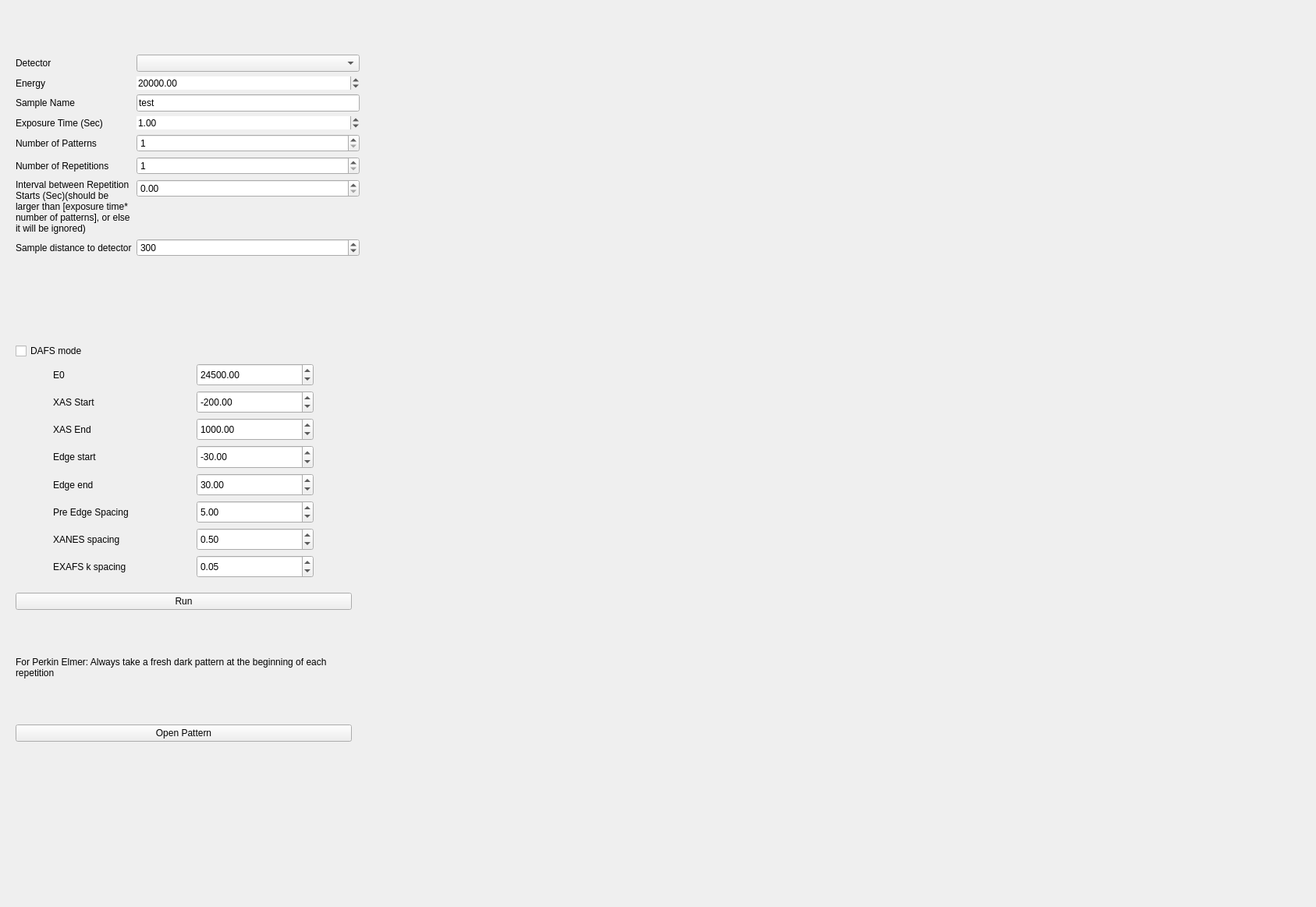
<?xml version="1.0" encoding="UTF-8"?>
<ui version="4.0">
 <class>Form</class>
 <widget class="QWidget" name="Form">
  <property name="geometry">
   <rect>
    <x>0</x>
    <y>0</y>
    <width>1687</width>
    <height>1163</height>
   </rect>
  </property>
  <property name="windowTitle">
   <string>Form</string>
  </property>
  <widget class="QWidget" name="verticalLayoutWidget">
   <property name="geometry">
    <rect>
     <x>480</x>
     <y>10</y>
     <width>1001</width>
     <height>941</height>
    </rect>
   </property>
   <layout class="QVBoxLayout" name="plot_tiff_image"/>
  </widget>
  <widget class="QWidget" name="formLayoutWidget">
   <property name="geometry">
    <rect>
     <x>20</x>
     <y>70</y>
     <width>441</width>
     <height>358</height>
    </rect>
   </property>
   <layout class="QFormLayout" name="formLayout_2">
    <item row="2" column="0">
     <widget class="QLabel" name="label_4">
      <property name="text">
       <string>Sample Name</string>
      </property>
     </widget>
    </item>
    <item row="2" column="1">
     <widget class="QLineEdit" name="lineEdit_sample_name">
      <property name="text">
       <string>test</string>
      </property>
     </widget>
    </item>
    <item row="3" column="0">
     <widget class="QLabel" name="label_3">
      <property name="text">
       <string>Exposure Time (Sec)</string>
      </property>
     </widget>
    </item>
    <item row="3" column="1">
     <widget class="QDoubleSpinBox" name="doubleSpinBox_subframe_time">
      <property name="frame">
       <bool>false</bool>
      </property>
      <property name="maximum">
       <double>5.000000000000000</double>
      </property>
      <property name="value">
       <double>1.000000000000000</double>
      </property>
     </widget>
    </item>
    <item row="4" column="0">
     <widget class="QLabel" name="label_2">
      <property name="text">
       <string>Number of Patterns</string>
      </property>
     </widget>
    </item>
    <item row="4" column="1">
     <widget class="QSpinBox" name="spinBox_subframe_count">
      <property name="minimum">
       <number>1</number>
      </property>
     </widget>
    </item>
    <item row="5" column="0">
     <widget class="QLabel" name="label_5">
      <property name="text">
       <string>Number of Repetitions</string>
      </property>
     </widget>
    </item>
    <item row="5" column="1">
     <widget class="QSpinBox" name="spinBox_frame_count">
      <property name="minimum">
       <number>1</number>
      </property>
      <property name="maximum">
       <number>99999</number>
      </property>
     </widget>
    </item>
    <item row="6" column="0">
     <widget class="QLabel" name="label_6">
      <property name="text">
       <string>&lt;html&gt;&lt;head/&gt;&lt;body&gt;&lt;p&gt;Interval between Repetition Starts (Sec)(should be larger than [exposure time* number of patterns], or else it will be ignored)&lt;/p&gt;&lt;/body&gt;&lt;/html&gt;</string>
      </property>
      <property name="wordWrap">
       <bool>true</bool>
      </property>
     </widget>
    </item>
    <item row="1" column="0">
     <widget class="QLabel" name="label_energy">
      <property name="text">
       <string>Energy</string>
      </property>
     </widget>
    </item>
    <item row="1" column="1">
     <widget class="QDoubleSpinBox" name="doubleSpinBox_energy">
      <property name="frame">
       <bool>false</bool>
      </property>
      <property name="minimum">
       <double>5000.000000000000000</double>
      </property>
      <property name="maximum">
       <double>30000.000000000000000</double>
      </property>
      <property name="value">
       <double>20000.000000000000000</double>
      </property>
     </widget>
    </item>
    <item row="7" column="1">
     <widget class="QSpinBox" name="spinBox_s2d_distance">
      <property name="minimum">
       <number>0</number>
      </property>
      <property name="maximum">
       <number>9999</number>
      </property>
      <property name="value">
       <number>300</number>
      </property>
     </widget>
    </item>
    <item row="7" column="0">
     <widget class="QLabel" name="label_s2d_distance">
      <property name="text">
       <string>Sample distance to detector</string>
      </property>
     </widget>
    </item>
    <item row="0" column="0">
     <widget class="QLabel" name="label">
      <property name="text">
       <string>Detector</string>
      </property>
     </widget>
    </item>
    <item row="0" column="1">
     <widget class="QComboBox" name="comboBox_detector_list"/>
    </item>
    <item row="6" column="1">
     <widget class="QDoubleSpinBox" name="doubleSpinBox_delay"/>
    </item>
   </layout>
  </widget>
  <widget class="QWidget" name="verticalLayoutWidget_2">
   <property name="geometry">
    <rect>
     <x>20</x>
     <y>760</y>
     <width>431</width>
     <height>191</height>
    </rect>
   </property>
   <layout class="QVBoxLayout" name="verticalLayout_2">
    <item>
     <widget class="QPushButton" name="run_start">
      <property name="text">
       <string>Run</string>
      </property>
     </widget>
    </item>
    <item>
     <widget class="QLabel" name="label_7">
      <property name="lineWidth">
       <number>1</number>
      </property>
      <property name="text">
       <string>For Perkin Elmer: Always take a fresh dark pattern at the beginning of each repetition</string>
      </property>
      <property name="scaledContents">
       <bool>true</bool>
      </property>
      <property name="wordWrap">
       <bool>true</bool>
      </property>
     </widget>
    </item>
    <item>
     <widget class="QPushButton" name="push_open_pattern">
      <property name="text">
       <string>Open Pattern</string>
      </property>
     </widget>
    </item>
   </layout>
  </widget>
  <widget class="QWidget" name="verticalLayoutWidget_3">
   <property name="geometry">
    <rect>
     <x>20</x>
     <y>440</y>
     <width>431</width>
     <height>301</height>
    </rect>
   </property>
   <layout class="QVBoxLayout" name="verticalLayout">
    <item>
     <widget class="QCheckBox" name="checkBox_dafs_mode">
      <property name="text">
       <string>DAFS mode</string>
      </property>
     </widget>
    </item>
    <item>
     <layout class="QGridLayout" name="gridLayout">
      <item row="3" column="0">
       <widget class="QLabel" name="label_10">
        <property name="maximumSize">
         <size>
          <width>150</width>
          <height>30</height>
         </size>
        </property>
        <property name="text">
         <string>Edge start</string>
        </property>
       </widget>
      </item>
      <item row="7" column="1">
       <widget class="QDoubleSpinBox" name="doubleSpinBox_exafs_k_spacing">
        <property name="maximumSize">
         <size>
          <width>150</width>
          <height>30</height>
         </size>
        </property>
        <property name="value">
         <double>0.050000000000000</double>
        </property>
       </widget>
      </item>
      <item row="0" column="0">
       <widget class="QLabel" name="label_8">
        <property name="maximumSize">
         <size>
          <width>150</width>
          <height>30</height>
         </size>
        </property>
        <property name="text">
         <string>E0</string>
        </property>
       </widget>
      </item>
      <item row="4" column="1">
       <widget class="QDoubleSpinBox" name="doubleSpinBox_edge_end">
        <property name="maximumSize">
         <size>
          <width>150</width>
          <height>30</height>
         </size>
        </property>
        <property name="maximum">
         <double>500.000000000000000</double>
        </property>
        <property name="value">
         <double>30.000000000000000</double>
        </property>
       </widget>
      </item>
      <item row="6" column="0">
       <widget class="QLabel" name="label_13">
        <property name="maximumSize">
         <size>
          <width>150</width>
          <height>30</height>
         </size>
        </property>
        <property name="text">
         <string>XANES spacing</string>
        </property>
       </widget>
      </item>
      <item row="0" column="1">
       <widget class="QDoubleSpinBox" name="doubleSpinBox_e0">
        <property name="maximumSize">
         <size>
          <width>150</width>
          <height>30</height>
         </size>
        </property>
        <property name="minimum">
         <double>5000.000000000000000</double>
        </property>
        <property name="maximum">
         <double>30000.000000000000000</double>
        </property>
        <property name="value">
         <double>24500.000000000000000</double>
        </property>
       </widget>
      </item>
      <item row="5" column="1">
       <widget class="QDoubleSpinBox" name="doubleSpinBox_pre_edge_spacing">
        <property name="maximumSize">
         <size>
          <width>150</width>
          <height>30</height>
         </size>
        </property>
        <property name="value">
         <double>5.000000000000000</double>
        </property>
       </widget>
      </item>
      <item row="7" column="0">
       <widget class="QLabel" name="label_14">
        <property name="maximumSize">
         <size>
          <width>150</width>
          <height>30</height>
         </size>
        </property>
        <property name="text">
         <string>EXAFS k spacing</string>
        </property>
       </widget>
      </item>
      <item row="6" column="1">
       <widget class="QDoubleSpinBox" name="doubleSpinBox_xanes_spacing">
        <property name="maximumSize">
         <size>
          <width>150</width>
          <height>30</height>
         </size>
        </property>
        <property name="value">
         <double>0.500000000000000</double>
        </property>
       </widget>
      </item>
      <item row="5" column="0">
       <widget class="QLabel" name="label_12">
        <property name="maximumSize">
         <size>
          <width>130</width>
          <height>50</height>
         </size>
        </property>
        <property name="text">
         <string>Pre Edge Spacing</string>
        </property>
       </widget>
      </item>
      <item row="1" column="1">
       <widget class="QDoubleSpinBox" name="doubleSpinBox_below_edge">
        <property name="maximumSize">
         <size>
          <width>150</width>
          <height>30</height>
         </size>
        </property>
        <property name="minimum">
         <double>-3000.000000000000000</double>
        </property>
        <property name="maximum">
         <double>0.000000000000000</double>
        </property>
        <property name="value">
         <double>-200.000000000000000</double>
        </property>
       </widget>
      </item>
      <item row="3" column="1">
       <widget class="QDoubleSpinBox" name="doubleSpinBox_edge_start">
        <property name="maximumSize">
         <size>
          <width>150</width>
          <height>30</height>
         </size>
        </property>
        <property name="minimum">
         <double>-100.000000000000000</double>
        </property>
        <property name="maximum">
         <double>100.000000000000000</double>
        </property>
        <property name="value">
         <double>-30.000000000000000</double>
        </property>
       </widget>
      </item>
      <item row="1" column="0">
       <widget class="QLabel" name="label_9">
        <property name="maximumSize">
         <size>
          <width>150</width>
          <height>30</height>
         </size>
        </property>
        <property name="text">
         <string>XAS Start</string>
        </property>
       </widget>
      </item>
      <item row="4" column="0">
       <widget class="QLabel" name="label_11">
        <property name="maximumSize">
         <size>
          <width>150</width>
          <height>30</height>
         </size>
        </property>
        <property name="text">
         <string>Edge end</string>
        </property>
       </widget>
      </item>
      <item row="2" column="0">
       <widget class="QLabel" name="label_15">
        <property name="maximumSize">
         <size>
          <width>16777215</width>
          <height>30</height>
         </size>
        </property>
        <property name="text">
         <string>XAS End</string>
        </property>
       </widget>
      </item>
      <item row="2" column="1">
       <widget class="QDoubleSpinBox" name="doubleSpinBox_above_edge">
        <property name="maximumSize">
         <size>
          <width>150</width>
          <height>30</height>
         </size>
        </property>
        <property name="maximum">
         <double>3000.000000000000000</double>
        </property>
        <property name="value">
         <double>1000.000000000000000</double>
        </property>
       </widget>
      </item>
     </layout>
    </item>
   </layout>
  </widget>
 </widget>
 <resources/>
 <connections/>
</ui>
